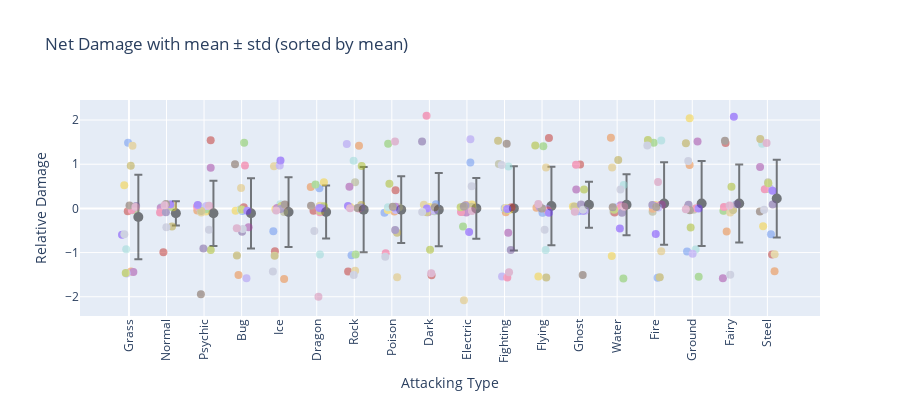

The notebook cell saved with this chart:
### Markdown cell above
# Color by Defending Pokemon and Add Z-score

### Code cell
viz.hover_scatter(df3.T)

### Figure 1 — Plotly figure (JSON) as saved in the notebook; plotly's stock layout.template omitted (floating-point values rounded to 4 significant figures)
{"data": [{"error_y": {"array": [0.957], "type": "data", "visible": true}, "hoverinfo": "skip", "marker": {"color": "black", "size": 10}, "mode": "markers", "opacity": 0.5, "showlegend": false, "type": "scatter", "x": [0.25], "y": [-0.1944]}, {"customdata": [[0.0, 0.2032], [-1.5, -1.364], [1.5, 1.771], [0.5, 0.7256], [0.0, 0.2032], [-1.0, -0.8418], [0.0, 0.2032], [-1.5, -1.364], [1.5, 1.771], [-1.5, -1.364], [0.0, 0.2032], [-1.5, -1.364], [1.0, 1.248], [0.0, 0.2032], [-0.5, -0.3193], [0.0, 0.2032], [-0.5, -0.3193], [0.0, 0.2032]], "hovertemplate": "%{text}<br>Damage: %{customdata[0]:.1f}<br>z-score: %{customdata[1]:.1f}<br><extra></extra>", "marker": {"color": ["#A8A77A", "#EE8130", "#6390F0", "#F7D02C", "#7AC74C", "#96D9D6", "#C22E28", "#A33EA1", "#E2BF65", "#A98FF3", "#F95587", "#A6B91A", "#B6A136", "#735797", "#6F35FC", "#705746", "#B7B7CE", "#D685AD"], "size": 8}, "mode": "markers", "opacity": 0.5, "showlegend": false, "text": ["Normal", "Fire", "Water", "Electric", "Grass", "Ice", "Fighting", "Poison", "Ground", "Flying", "Psychic", "Bug", "Rock", "Ghost", "Dragon", "Dark", "Steel", "Fairy"], "type": "scatter", "x": [0.1783, 0.05666, -0.02336, -0.1246, 0.09185, -0.07343, -0.03203, 0.1174, 0.09436, -0.0607, 0.07443, -0.08588, 0.04819, 0.1906, -0.185, 0.01498, -0.1217, 0.1724], "y": [-0.01014, -1.429, 1.483, 0.5223, -0.04283, -0.9263, -0.0663, -1.441, 1.418, -1.471, -0.03452, -1.459, 0.9645, 0.05554, -0.5966, 0.06545, -0.5865, 0.02918]}, {"error_y": {"array": [0.2742], "type": "data", "visible": true}, "hoverinfo": "skip", "marker": {"color": "black", "size": 10}, "mode": "markers", "opacity": 0.5, "showlegend": false, "type": "scatter", "x": [1.25], "y": [-0.1111]}, {"customdata": [[0.0, 0.4053], [0.0, 0.4053], [0.0, 0.4053], [0.0, 0.4053], [0.0, 0.4053], [0.0, 0.4053], [-1.0, -3.242], [0.0, 0.4053], [0.0, 0.4053], [0.0, 0.4053], [0.0, 0.4053], [0.0, 0.4053], [-0.5, -1.418], [0.0, 0.4053], [0.0, 0.4053], [0.0, 0.4053], [-0.5, -1.418], [0.0, 0.4053]], "hovertemplate": "%{text}<br>Damage: %{customdata[0]:.1f}<br>z-score: %{customdata[1]:.1f}<br><extra></extra>", "marker": {"color": ["#A8A77A", "#EE8130", "#6390F0", "#F7D02C", "#7AC74C", "#96D9D6", "#C22E28", "#A33EA1", "#E2BF65", "#A98FF3", "#F95587", "#A6B91A", "#B6A136", "#735797", "#6F35FC", "#705746", "#B7B7CE", "#D685AD"], "size": 8}, "mode": "markers", "opacity": 0.5, "showlegend": false, "text": ["Normal", "Fire", "Water", "Electric", "Grass", "Ice", "Fighting", "Poison", "Ground", "Flying", "Psychic", "Bug", "Rock", "Ghost", "Dragon", "Dark", "Steel", "Fairy"], "type": "scatter", "x": [0.8687, 0.9817, 1.13, 1.172, 1.128, 0.8607, 0.9173, 0.8452, 1.173, 0.9656, 0.8288, 1.11, 1.147, 0.9837, 1.1, 0.9869, 0.9964, 0.9508], "y": [-0.03222, 0.05424, 0.08864, 0.02519, 0.03949, 0.02903, -0.9927, 0.008828, 0.07389, 0.0391, -0.09166, 0.05918, -0.4117, -0.08882, 0.08909, 0.09763, -0.4269, 0.07219]}, {"error_y": {"array": [0.7388], "type": "data", "visible": true}, "hoverinfo": "skip", "marker": {"color": "black", "size": 10}, "mode": "markers", "opacity": 0.5, "showlegend": false, "type": "scatter", "x": [2.25], "y": [-0.1111]}, {"customdata": [[0.0, 0.1504], [0.0, 0.1504], [0.0, 0.1504], [0.0, 0.1504], [0.0, 0.1504], [0.0, 0.1504], [1.5, 2.181], [1.0, 1.504], [0.0, 0.1504], [0.0, 0.1504], [0.0, 0.1504], [-1.0, -1.203], [0.0, 0.1504], [-1.0, -1.203], [0.0, 0.1504], [-2.0, -2.557], [-0.5, -0.5264], [0.0, 0.1504]], "hovertemplate": "%{text}<br>Damage: %{customdata[0]:.1f}<br>z-score: %{customdata[1]:.1f}<br><extra></extra>", "marker": {"color": ["#A8A77A", "#EE8130", "#6390F0", "#F7D02C", "#7AC74C", "#96D9D6", "#C22E28", "#A33EA1", "#E2BF65", "#A98FF3", "#F95587", "#A6B91A", "#B6A136", "#735797", "#6F35FC", "#705746", "#B7B7CE", "#D685AD"], "size": 8}, "mode": "markers", "opacity": 0.5, "showlegend": false, "text": ["Normal", "Fire", "Water", "Electric", "Grass", "Ice", "Fighting", "Poison", "Ground", "Flying", "Psychic", "Bug", "Rock", "Ghost", "Dragon", "Dark", "Steel", "Fairy"], "type": "scatter", "x": [1.857, 1.82, 1.914, 2.051, 2.042, 1.863, 2.176, 2.177, 1.925, 2.061, 1.813, 2.179, 1.926, 1.982, 1.831, 1.916, 2.131, 2.136], "y": [0.06057, -0.04693, -0.05652, -0.06929, -0.01851, 0.02501, 1.541, 0.918, -0.08998, 0.05393, 0.04026, -0.9431, -0.05936, -0.9071, 0.07856, -1.943, -0.485, 0.05872]}, {"error_y": {"array": [0.7962], "type": "data", "visible": true}, "hoverinfo": "skip", "marker": {"color": "black", "size": 10}, "mode": "markers", "opacity": 0.5, "showlegend": false, "type": "scatter", "x": [3.25], "y": [-0.1111]}, {"customdata": [[0.0, 0.1395], [-1.5, -1.744], [0.0, 0.1395], [0.0, 0.1395], [1.5, 2.023], [0.0, 0.1395], [0.0, 0.1395], [-0.5, -0.4884], [0.5, 0.7675], [-1.5, -1.744], [1.0, 1.395], [0.0, 0.1395], [-1.0, -1.116], [-0.5, -0.4884], [0.0, 0.1395], [1.0, 1.395], [-0.5, -0.4884], [-0.5, -0.4884]], "hovertemplate": "%{text}<br>Damage: %{customdata[0]:.1f}<br>z-score: %{customdata[1]:.1f}<br><extra></extra>", "marker": {"color": ["#A8A77A", "#EE8130", "#6390F0", "#F7D02C", "#7AC74C", "#96D9D6", "#C22E28", "#A33EA1", "#E2BF65", "#A98FF3", "#F95587", "#A6B91A", "#B6A136", "#735797", "#6F35FC", "#705746", "#B7B7CE", "#D685AD"], "size": 8}, "mode": "markers", "opacity": 0.5, "showlegend": false, "text": ["Normal", "Fire", "Water", "Electric", "Grass", "Ice", "Fighting", "Poison", "Ground", "Flying", "Psychic", "Bug", "Rock", "Ghost", "Dragon", "Dark", "Steel", "Fairy"], "type": "scatter", "x": [2.977, 2.917, 3.022, 2.839, 3.068, 2.982, 3.058, 3.187, 2.985, 3.13, 3.088, 3.001, 2.876, 3.012, 3.152, 2.824, 3.03, 2.872], "y": [-0.01961, -1.508, -0.06073, -0.0546, 1.484, -0.0286, 0.02425, -0.4241, 0.4617, -1.583, 0.9705, -0.02239, -1.067, -0.5311, -0.05062, 0.9974, -0.465, -0.4475]}, {"error_y": {"array": [0.7906], "type": "data", "visible": true}, "hoverinfo": "skip", "marker": {"color": "black", "size": 10}, "mode": "markers", "opacity": 0.5, "showlegend": false, "type": "scatter", "x": [4.25], "y": [-0.08333]}, {"customdata": [[0.0, 0.1054], [-1.5, -1.792], [-0.5, -0.527], [0.0, 0.1054], [1.0, 1.37], [0.0, 0.1054], [-1.0, -1.16], [0.0, 0.1054], [1.0, 1.37], [1.0, 1.37], [0.0, 0.1054], [0.0, 0.1054], [-1.0, -1.16], [0.0, 0.1054], [1.0, 1.37], [0.0, 0.1054], [-1.5, -1.792], [0.0, 0.1054]], "hovertemplate": "%{text}<br>Damage: %{customdata[0]:.1f}<br>z-score: %{customdata[1]:.1f}<br><extra></extra>", "marker": {"color": ["#A8A77A", "#EE8130", "#6390F0", "#F7D02C", "#7AC74C", "#96D9D6", "#C22E28", "#A33EA1", "#E2BF65", "#A98FF3", "#F95587", "#A6B91A", "#B6A136", "#735797", "#6F35FC", "#705746", "#B7B7CE", "#D685AD"], "size": 8}, "mode": "markers", "opacity": 0.5, "showlegend": false, "text": ["Normal", "Fire", "Water", "Electric", "Grass", "Ice", "Fighting", "Poison", "Ground", "Flying", "Psychic", "Bug", "Rock", "Ghost", "Dragon", "Dark", "Steel", "Fairy"], "type": "scatter", "x": [4.13, 4.133, 3.845, 3.9, 3.996, 4.032, 3.887, 3.945, 3.862, 4.016, 4.103, 4.062, 3.879, 4.034, 4.036, 4.152, 3.832, 3.922], "y": [-0.08369, -1.595, -0.5143, -0.01721, 0.9755, 0.09207, -0.9691, 0.01081, 0.954, 0.9696, 0.06489, 0.0518, -1.073, -0.01589, 1.086, 0.08816, -1.428, -0.0452]}, {"error_y": {"array": [0.6002], "type": "data", "visible": true}, "hoverinfo": "skip", "marker": {"color": "black", "size": 10}, "mode": "markers", "opacity": 0.5, "showlegend": false, "type": "scatter", "x": [5.25], "y": [-0.08333]}, {"customdata": [[0.0, 0.1388], [0.5, 0.9718], [0.5, 0.9718], [0.5, 0.9718], [0.5, 0.9718], [-1.0, -1.527], [0.0, 0.1388], [0.0, 0.1388], [0.0, 0.1388], [0.0, 0.1388], [0.0, 0.1388], [0.0, 0.1388], [0.0, 0.1388], [0.0, 0.1388], [0.0, 0.1388], [0.0, 0.1388], [-0.5, -0.6942], [-2.0, -3.193]], "hovertemplate": "%{text}<br>Damage: %{customdata[0]:.1f}<br>z-score: %{customdata[1]:.1f}<br><extra></extra>", "marker": {"color": ["#A8A77A", "#EE8130", "#6390F0", "#F7D02C", "#7AC74C", "#96D9D6", "#C22E28", "#A33EA1", "#E2BF65", "#A98FF3", "#F95587", "#A6B91A", "#B6A136", "#735797", "#6F35FC", "#705746", "#B7B7CE", "#D685AD"], "size": 8}, "mode": "markers", "opacity": 0.5, "showlegend": false, "text": ["Normal", "Fire", "Water", "Electric", "Grass", "Ice", "Fighting", "Poison", "Ground", "Flying", "Psychic", "Bug", "Rock", "Ghost", "Dragon", "Dark", "Steel", "Fairy"], "type": "scatter", "x": [5.079, 4.84, 5.07, 5.191, 4.967, 5.085, 4.914, 5.069, 5.09, 5.103, 5.083, 5.191, 5.093, 5.15, 5.075, 4.848, 4.936, 5.046], "y": [0.04683, 0.4863, 0.454, 0.5936, 0.5435, -1.045, -0.05165, 0.006899, 0.05804, -0.005257, -0.08624, 0.04677, -0.06648, 0.003359, 0.01147, 0.06199, -0.5087, -1.997]}, {"error_y": {"array": [0.9621], "type": "data", "visible": true}, "hoverinfo": "skip", "marker": {"color": "black", "size": 10}, "mode": "markers", "opacity": 0.5, "showlegend": false, "type": "scatter", "x": [6.25], "y": [-0.02778]}, {"customdata": [[0.5, 0.5486], [1.5, 1.588], [-1.0, -1.011], [0.0, 0.02887], [-1.0, -1.011], [1.0, 1.068], [-1.5, -1.53], [0.5, 0.5486], [-1.5, -1.53], [1.5, 1.588], [0.0, 0.02887], [1.0, 1.068], [0.0, 0.02887], [0.0, 0.02887], [0.0, 0.02887], [0.0, 0.02887], [-1.5, -1.53], [0.0, 0.02887]], "hovertemplate": "%{text}<br>Damage: %{customdata[0]:.1f}<br>z-score: %{customdata[1]:.1f}<br><extra></extra>", "marker": {"color": ["#A8A77A", "#EE8130", "#6390F0", "#F7D02C", "#7AC74C", "#96D9D6", "#C22E28", "#A33EA1", "#E2BF65", "#A98FF3", "#F95587", "#A6B91A", "#B6A136", "#735797", "#6F35FC", "#705746", "#B7B7CE", "#D685AD"], "size": 8}, "mode": "markers", "opacity": 0.5, "showlegend": false, "text": ["Normal", "Fire", "Water", "Electric", "Grass", "Ice", "Fighting", "Poison", "Ground", "Flying", "Psychic", "Bug", "Rock", "Ghost", "Dragon", "Dark", "Steel", "Fairy"], "type": "scatter", "x": [6.022, 6.126, 5.927, 5.891, 6.036, 5.983, 5.836, 5.871, 6.023, 5.801, 6.119, 6.198, 6.185, 6.183, 5.832, 6.086, 5.986, 5.888], "y": [0.591, 1.416, -1.06, 0.03064, -1.042, 1.076, -1.426, 0.492, -1.411, 1.456, -0.004306, 0.9587, 0.07464, 0.01841, 0.05674, 0.008216, -1.507, 0.001332]}, {"error_y": {"array": [0.7568], "type": "data", "visible": true}, "hoverinfo": "skip", "marker": {"color": "black", "size": 10}, "mode": "markers", "opacity": 0.5, "showlegend": false, "type": "scatter", "x": [7.25], "y": [-0.02778]}, {"customdata": [[0.0, 0.03671], [0.0, 0.03671], [0.0, 0.03671], [0.0, 0.03671], [1.5, 2.019], [0.0, 0.03671], [0.5, 0.6974], [0.0, 0.03671], [-1.5, -1.945], [0.0, 0.03671], [-1.0, -1.285], [0.5, 0.6974], [-0.5, -0.624], [-0.5, -0.624], [0.0, 0.03671], [0.0, 0.03671], [-1.0, -1.285], [1.5, 2.019]], "hovertemplate": "%{text}<br>Damage: %{customdata[0]:.1f}<br>z-score: %{customdata[1]:.1f}<br><extra></extra>", "marker": {"color": ["#A8A77A", "#EE8130", "#6390F0", "#F7D02C", "#7AC74C", "#96D9D6", "#C22E28", "#A33EA1", "#E2BF65", "#A98FF3", "#F95587", "#A6B91A", "#B6A136", "#735797", "#6F35FC", "#705746", "#B7B7CE", "#D685AD"], "size": 8}, "mode": "markers", "opacity": 0.5, "showlegend": false, "text": ["Normal", "Fire", "Water", "Electric", "Grass", "Ice", "Fighting", "Poison", "Ground", "Flying", "Psychic", "Bug", "Rock", "Ghost", "Dragon", "Dark", "Steel", "Fairy"], "type": "scatter", "x": [7.189, 7.067, 6.804, 6.894, 6.902, 6.898, 7.099, 7.098, 7.142, 7.107, 6.837, 6.935, 7.14, 7.089, 7.06, 7.025, 6.825, 7.085], "y": [0.02843, -0.07065, -0.0992, -0.03778, 1.463, 0.02604, 0.4118, 0.03914, -1.556, -0.03346, -1.014, 0.5557, -0.5538, -0.491, 0.02217, 0.03673, -1.095, 1.517]}, {"error_y": {"array": [0.8309], "type": "data", "visible": true}, "hoverinfo": "skip", "marker": {"color": "black", "size": 10}, "mode": "markers", "opacity": 0.5, "showlegend": false, "type": "scatter", "x": [8.25], "y": [-0.02778]}, {"customdata": [[0.0, 0.03343], [0.0, 0.03343], [0.0, 0.03343], [0.0, 0.03343], [0.0, 0.03343], [0.0, 0.03343], [-1.5, -1.772], [0.0, 0.03343], [0.0, 0.03343], [0.0, 0.03343], [2.0, 2.441], [-1.0, -1.17], [0.0, 0.03343], [1.5, 1.839], [0.0, 0.03343], [0.0, 0.03343], [0.0, 0.03343], [-1.5, -1.772]], "hovertemplate": "%{text}<br>Damage: %{customdata[0]:.1f}<br>z-score: %{customdata[1]:.1f}<br><extra></extra>", "marker": {"color": ["#A8A77A", "#EE8130", "#6390F0", "#F7D02C", "#7AC74C", "#96D9D6", "#C22E28", "#A33EA1", "#E2BF65", "#A98FF3", "#F95587", "#A6B91A", "#B6A136", "#735797", "#6F35FC", "#705746", "#B7B7CE", "#D685AD"], "size": 8}, "mode": "markers", "opacity": 0.5, "showlegend": false, "text": ["Normal", "Fire", "Water", "Electric", "Grass", "Ice", "Fighting", "Poison", "Ground", "Flying", "Psychic", "Bug", "Rock", "Ghost", "Dragon", "Dark", "Steel", "Fairy"], "type": "scatter", "x": [8.02, 8.017, 8.175, 8.008, 8.136, 8.122, 8.058, 7.965, 7.853, 8.133, 7.925, 8.018, 7.931, 7.806, 7.934, 8.145, 7.809, 8.049], "y": [-0.02086, 0.006364, 0.09312, 0.03266, -0.06456, -0.02736, -1.512, -0.08442, 0.08066, -0.05559, 2.096, -0.9342, -0.08771, 1.513, -0.00249, 0.02368, -0.08161, -1.47]}, {"error_y": {"array": [0.686], "type": "data", "visible": true}, "hoverinfo": "skip", "marker": {"color": "black", "size": 10}, "mode": "markers", "opacity": 0.5, "showlegend": false, "type": "scatter", "x": [9.25], "y": [0]}, {"customdata": [[0.0, 0.0], [0.0, 0.0], [1.0, 1.458], [0.0, 0.0], [-0.5, -0.7289], [0.0, 0.0], [0.0, 0.0], [0.0, 0.0], [-2.0, -2.915], [1.5, 2.187], [0.0, 0.0], [0.0, 0.0], [0.0, 0.0], [0.0, 0.0], [-0.5, -0.7289], [0.0, 0.0], [0.5, 0.7289], [0.0, 0.0]], "hovertemplate": "%{text}<br>Damage: %{customdata[0]:.1f}<br>z-score: %{customdata[1]:.1f}<br><extra></extra>", "marker": {"color": ["#A8A77A", "#EE8130", "#6390F0", "#F7D02C", "#7AC74C", "#96D9D6", "#C22E28", "#A33EA1", "#E2BF65", "#A98FF3", "#F95587", "#A6B91A", "#B6A136", "#735797", "#6F35FC", "#705746", "#B7B7CE", "#D685AD"], "size": 8}, "mode": "markers", "opacity": 0.5, "showlegend": false, "text": ["Normal", "Fire", "Water", "Electric", "Grass", "Ice", "Fighting", "Poison", "Ground", "Flying", "Psychic", "Bug", "Rock", "Ghost", "Dragon", "Dark", "Steel", "Fairy"], "type": "scatter", "x": [9.153, 8.978, 9.091, 9.135, 8.896, 9.071, 8.865, 8.984, 8.921, 9.093, 8.842, 8.833, 9.121, 8.961, 9.058, 8.917, 9.126, 9.134], "y": [0.02119, 0.07906, 1.039, 0.09079, -0.4107, -0.006504, -0.07542, -0.09039, -2.078, 1.565, -0.08052, 0.0239, 0.03532, 0.06321, -0.532, 0.04231, 0.504, -0.05677]}, {"error_y": {"array": [0.9549], "type": "data", "visible": true}, "hoverinfo": "skip", "marker": {"color": "black", "size": 10}, "mode": "markers", "opacity": 0.5, "showlegend": false, "type": "scatter", "x": [10.25], "y": [0]}, {"customdata": [[1.0, 1.047], [0.0, 0.0], [0.0, 0.0], [0.0, 0.0], [0.0, 0.0], [1.0, 1.047], [0.0, 0.0], [-0.5, -0.5236], [0.0, 0.0], [-1.5, -1.571], [-1.5, -1.571], [0.0, 0.0], [1.5, 1.571], [-1.0, -1.047], [0.0, 0.0], [1.5, 1.571], [1.0, 1.047], [-1.5, -1.571]], "hovertemplate": "%{text}<br>Damage: %{customdata[0]:.1f}<br>z-score: %{customdata[1]:.1f}<br><extra></extra>", "marker": {"color": ["#A8A77A", "#EE8130", "#6390F0", "#F7D02C", "#7AC74C", "#96D9D6", "#C22E28", "#A33EA1", "#E2BF65", "#A98FF3", "#F95587", "#A6B91A", "#B6A136", "#735797", "#6F35FC", "#705746", "#B7B7CE", "#D685AD"], "size": 8}, "mode": "markers", "opacity": 0.5, "showlegend": false, "text": ["Normal", "Fire", "Water", "Electric", "Grass", "Ice", "Fighting", "Poison", "Ground", "Flying", "Psychic", "Bug", "Rock", "Ghost", "Dragon", "Dark", "Steel", "Fairy"], "type": "scatter", "x": [9.851, 10.04, 10.0, 10.12, 10.07, 10.11, 10.19, 10.1, 10.02, 9.936, 10.08, 10.06, 9.829, 10.17, 10.07, 10.06, 9.927, 10.12], "y": [1.005, -0.0866, 0.0008082, -0.03421, 0.001686, 0.9475, 0.02381, -0.5494, 0.006716, -1.541, -1.562, -0.02866, 1.529, -0.9421, -0.0121, 1.462, 0.9828, -1.446]}, {"error_y": {"array": [0.8893], "type": "data", "visible": true}, "hoverinfo": "skip", "marker": {"color": "black", "size": 10}, "mode": "markers", "opacity": 0.5, "showlegend": false, "type": "scatter", "x": [11.25], "y": [0.05556]}, {"customdata": [[0.0, -0.06247], [0.0, -0.06247], [0.0, -0.06247], [-1.5, -1.749], [1.5, 1.624], [-1.0, -1.187], [1.5, 1.624], [0.0, -0.06247], [1.0, 1.062], [0.0, -0.06247], [0.0, -0.06247], [1.5, 1.624], [-1.5, -1.749], [0.0, -0.06247], [0.0, -0.06247], [0.0, -0.06247], [-0.5, -0.6247], [0.0, -0.06247]], "hovertemplate": "%{text}<br>Damage: %{customdata[0]:.1f}<br>z-score: %{customdata[1]:.1f}<br><extra></extra>", "marker": {"color": ["#A8A77A", "#EE8130", "#6390F0", "#F7D02C", "#7AC74C", "#96D9D6", "#C22E28", "#A33EA1", "#E2BF65", "#A98FF3", "#F95587", "#A6B91A", "#B6A136", "#735797", "#6F35FC", "#705746", "#B7B7CE", "#D685AD"], "size": 8}, "mode": "markers", "opacity": 0.5, "showlegend": false, "text": ["Normal", "Fire", "Water", "Electric", "Grass", "Ice", "Fighting", "Poison", "Ground", "Flying", "Psychic", "Bug", "Rock", "Ghost", "Dragon", "Dark", "Steel", "Fairy"], "type": "scatter", "x": [11.02, 10.85, 11.01, 10.9, 11.03, 11.1, 11.18, 10.93, 11.11, 11.13, 11.15, 10.82, 11.11, 10.97, 11.18, 11.0, 11.07, 10.9], "y": [-0.09505, 0.01697, -0.09829, -1.539, 1.408, -0.9431, 1.595, 0.04136, 0.9275, -0.01599, -0.04879, 1.426, -1.566, 0.001458, -0.09832, -0.004161, -0.4847, 0.0995]}, {"error_y": {"array": [0.5216], "type": "data", "visible": true}, "hoverinfo": "skip", "marker": {"color": "black", "size": 10}, "mode": "markers", "opacity": 0.5, "showlegend": false, "type": "scatter", "x": [12.25], "y": [0.08333]}, {"customdata": [[0.0, -0.1598], [0.0, -0.1598], [0.0, -0.1598], [0.0, -0.1598], [0.0, -0.1598], [0.0, -0.1598], [1.0, 1.757], [0.5, 0.7988], [0.0, -0.1598], [0.0, -0.1598], [1.0, 1.757], [0.5, 0.7988], [0.0, -0.1598], [0.0, -0.1598], [0.0, -0.1598], [-1.5, -3.036], [0.0, -0.1598], [0.0, -0.1598]], "hovertemplate": "%{text}<br>Damage: %{customdata[0]:.1f}<br>z-score: %{customdata[1]:.1f}<br><extra></extra>", "marker": {"color": ["#A8A77A", "#EE8130", "#6390F0", "#F7D02C", "#7AC74C", "#96D9D6", "#C22E28", "#A33EA1", "#E2BF65", "#A98FF3", "#F95587", "#A6B91A", "#B6A136", "#735797", "#6F35FC", "#705746", "#B7B7CE", "#D685AD"], "size": 8}, "mode": "markers", "opacity": 0.5, "showlegend": false, "text": ["Normal", "Fire", "Water", "Electric", "Grass", "Ice", "Fighting", "Poison", "Ground", "Flying", "Psychic", "Bug", "Rock", "Ghost", "Dragon", "Dark", "Steel", "Fairy"], "type": "scatter", "x": [11.94, 11.93, 11.97, 11.82, 11.86, 12.01, 12.01, 11.91, 11.92, 12.15, 11.9, 12.12, 11.86, 12.04, 12.09, 12.08, 12.09, 11.87], "y": [0.006129, 0.01525, -0.065, 0.04404, 0.001704, 0.05379, 0.994, 0.4274, -0.01056, -0.05535, 0.9897, 0.4278, 0.04566, 0.08806, -0.05586, -1.506, -0.03119, -0.07517]}, {"error_y": {"array": [0.6913], "type": "data", "visible": true}, "hoverinfo": "skip", "marker": {"color": "black", "size": 10}, "mode": "markers", "opacity": 0.5, "showlegend": false, "type": "scatter", "x": [13.25], "y": [0.08333]}, {"customdata": [[0.0, -0.1205], [1.5, 2.049], [0.0, -0.1205], [-1.0, -1.567], [-1.5, -2.29], [0.5, 0.6027], [0.0, -0.1205], [0.0, -0.1205], [1.0, 1.326], [0.0, -0.1205], [0.0, -0.1205], [0.0, -0.1205], [1.0, 1.326], [0.0, -0.1205], [-0.5, -0.8438], [0.0, -0.1205], [0.5, 0.6027], [0.0, -0.1205]], "hovertemplate": "%{text}<br>Damage: %{customdata[0]:.1f}<br>z-score: %{customdata[1]:.1f}<br><extra></extra>", "marker": {"color": ["#A8A77A", "#EE8130", "#6390F0", "#F7D02C", "#7AC74C", "#96D9D6", "#C22E28", "#A33EA1", "#E2BF65", "#A98FF3", "#F95587", "#A6B91A", "#B6A136", "#735797", "#6F35FC", "#705746", "#B7B7CE", "#D685AD"], "size": 8}, "mode": "markers", "opacity": 0.5, "showlegend": false, "text": ["Normal", "Fire", "Water", "Electric", "Grass", "Ice", "Fighting", "Poison", "Ground", "Flying", "Psychic", "Bug", "Rock", "Ghost", "Dragon", "Dark", "Steel", "Fairy"], "type": "scatter", "x": [12.9, 12.83, 12.96, 12.86, 13.17, 13.17, 12.93, 13.09, 12.87, 13.02, 13.1, 12.92, 13.03, 13.13, 13.07, 12.88, 13.09, 13.19], "y": [-0.07814, 1.597, 0.02289, -1.076, -1.588, 0.5308, -0.09101, 0.07191, 0.9243, 0.01362, 0.02544, -0.02811, 1.097, -0.09999, -0.4572, 0.0283, 0.4277, 0.03463]}, {"error_y": {"array": [0.9324], "type": "data", "visible": true}, "hoverinfo": "skip", "marker": {"color": "black", "size": 10}, "mode": "markers", "opacity": 0.5, "showlegend": false, "type": "scatter", "x": [14.25], "y": [0.1111]}, {"customdata": [[0.0, -0.1192], [0.0, -0.1192], [-1.5, -1.728], [0.0, -0.1192], [1.5, 1.49], [1.5, 1.49], [0.0, -0.1192], [0.0, -0.1192], [-1.0, -1.192], [0.0, -0.1192], [0.0, -0.1192], [1.5, 1.49], [-1.5, -1.728], [0.0, -0.1192], [-0.5, -0.6555], [0.0, -0.1192], [1.5, 1.49], [0.5, 0.4171]], "hovertemplate": "%{text}<br>Damage: %{customdata[0]:.1f}<br>z-score: %{customdata[1]:.1f}<br><extra></extra>", "marker": {"color": ["#A8A77A", "#EE8130", "#6390F0", "#F7D02C", "#7AC74C", "#96D9D6", "#C22E28", "#A33EA1", "#E2BF65", "#A98FF3", "#F95587", "#A6B91A", "#B6A136", "#735797", "#6F35FC", "#705746", "#B7B7CE", "#D685AD"], "size": 8}, "mode": "markers", "opacity": 0.5, "showlegend": false, "text": ["Normal", "Fire", "Water", "Electric", "Grass", "Ice", "Fighting", "Poison", "Ground", "Flying", "Psychic", "Bug", "Rock", "Ghost", "Dragon", "Dark", "Steel", "Fairy"], "type": "scatter", "x": [13.94, 13.95, 14.08, 14.01, 13.97, 14.17, 14.17, 14.19, 14.17, 14.09, 14.02, 13.82, 14.13, 13.94, 14.03, 14.04, 13.8, 14.09], "y": [-0.0779, -0.008392, -1.571, 0.07854, 1.487, 1.539, 0.0806, 0.08322, -0.9707, 0.02244, 0.0521, 1.549, -1.557, 0.07649, -0.5819, 0.03121, 1.424, 0.5997]}, {"error_y": {"array": [0.9634], "type": "data", "visible": true}, "hoverinfo": "skip", "marker": {"color": "black", "size": 10}, "mode": "markers", "opacity": 0.5, "showlegend": false, "type": "scatter", "x": [15.25], "y": [0.1111]}, {"customdata": [[0.0, -0.1153], [1.0, 0.9227], [-1.0, -1.153], [2.0, 1.961], [-1.5, -1.672], [-1.0, -1.153], [0.0, -0.1153], [1.5, 1.442], [0.0, -0.1153], [-1.0, -1.153], [0.0, -0.1153], [-0.5, -0.6343], [1.5, 1.442], [0.0, -0.1153], [0.0, -0.1153], [0.0, -0.1153], [1.0, 0.9227], [0.0, -0.1153]], "hovertemplate": "%{text}<br>Damage: %{customdata[0]:.1f}<br>z-score: %{customdata[1]:.1f}<br><extra></extra>", "marker": {"color": ["#A8A77A", "#EE8130", "#6390F0", "#F7D02C", "#7AC74C", "#96D9D6", "#C22E28", "#A33EA1", "#E2BF65", "#A98FF3", "#F95587", "#A6B91A", "#B6A136", "#735797", "#6F35FC", "#705746", "#B7B7CE", "#D685AD"], "size": 8}, "mode": "markers", "opacity": 0.5, "showlegend": false, "text": ["Normal", "Fire", "Water", "Electric", "Grass", "Ice", "Fighting", "Poison", "Ground", "Flying", "Psychic", "Bug", "Rock", "Ghost", "Dragon", "Dark", "Steel", "Fairy"], "type": "scatter", "x": [15.03, 14.93, 14.86, 14.93, 15.17, 15.09, 14.88, 15.14, 14.91, 15.01, 15.11, 14.96, 14.83, 14.9, 15.17, 14.94, 14.89, 14.83], "y": [-0.03301, 0.9795, -0.9765, 2.038, -1.545, -0.9274, 0.02992, 1.513, 0.02188, -1.025, 0.002067, -0.4325, 1.476, 0.08407, -0.00472, -0.04456, 1.073, -0.02062]}, {"error_y": {"array": [0.8838], "type": "data", "visible": true}, "hoverinfo": "skip", "marker": {"color": "black", "size": 10}, "mode": "markers", "opacity": 0.5, "showlegend": false, "type": "scatter", "x": [16.25], "y": [0.1111]}, {"customdata": [[0.0, -0.1257], [-0.5, -0.6915], [0.0, -0.1257], [0.0, -0.1257], [0.0, -0.1257], [0.0, -0.1257], [1.5, 1.572], [-1.5, -1.823], [0.0, -0.1257], [0.0, -0.1257], [0.0, -0.1257], [0.5, 0.44], [0.0, -0.1257], [0.0, -0.1257], [2.0, 2.137], [1.5, 1.572], [-1.5, -1.823], [0.0, -0.1257]], "hovertemplate": "%{text}<br>Damage: %{customdata[0]:.1f}<br>z-score: %{customdata[1]:.1f}<br><extra></extra>", "marker": {"color": ["#A8A77A", "#EE8130", "#6390F0", "#F7D02C", "#7AC74C", "#96D9D6", "#C22E28", "#A33EA1", "#E2BF65", "#A98FF3", "#F95587", "#A6B91A", "#B6A136", "#735797", "#6F35FC", "#705746", "#B7B7CE", "#D685AD"], "size": 8}, "mode": "markers", "opacity": 0.5, "showlegend": false, "text": ["Normal", "Fire", "Water", "Electric", "Grass", "Ice", "Fighting", "Poison", "Ground", "Flying", "Psychic", "Bug", "Rock", "Ghost", "Dragon", "Dark", "Steel", "Fairy"], "type": "scatter", "x": [16.08, 15.92, 15.97, 15.85, 15.83, 16.14, 15.89, 15.82, 16.01, 16.04, 15.84, 16.04, 16.08, 16.19, 16.11, 15.87, 16.01, 15.99], "y": [-0.03257, -0.5227, 0.02587, -0.04726, -0.05043, 0.07587, 1.48, -1.582, -0.09516, 0.03038, 0.03011, 0.4919, -0.03486, 0.09257, 2.075, 1.529, -1.5, 0.06827]}, {"error_y": {"array": [0.8782], "type": "data", "visible": true}, "hoverinfo": "skip", "marker": {"color": "black", "size": 10}, "mode": "markers", "opacity": 0.5, "showlegend": false, "type": "scatter", "x": [17.25], "y": [0.2222]}, {"customdata": [[0.5, 0.3163], [-1.5, -1.961], [-0.5, -0.8224], [-0.5, -0.8224], [0.5, 0.3163], [1.5, 1.455], [-1.0, -1.392], [1.0, 0.8856], [-1.0, -1.392], [0.5, 0.3163], [0.5, 0.3163], [0.5, 0.3163], [1.5, 1.455], [0.0, -0.253], [0.5, 0.3163], [0.0, -0.253], [0.0, -0.253], [1.5, 1.455]], "hovertemplate": "%{text}<br>Damage: %{customdata[0]:.1f}<br>z-score: %{customdata[1]:.1f}<br><extra></extra>", "marker": {"color": ["#A8A77A", "#EE8130", "#6390F0", "#F7D02C", "#7AC74C", "#96D9D6", "#C22E28", "#A33EA1", "#E2BF65", "#A98FF3", "#F95587", "#A6B91A", "#B6A136", "#735797", "#6F35FC", "#705746", "#B7B7CE", "#D685AD"], "size": 8}, "mode": "markers", "opacity": 0.5, "showlegend": false, "text": ["Normal", "Fire", "Water", "Electric", "Grass", "Ice", "Fighting", "Poison", "Ground", "Flying", "Psychic", "Bug", "Rock", "Ghost", "Dragon", "Dark", "Steel", "Fairy"], "type": "scatter", "x": [17.02, 17.19, 17.09, 16.89, 16.98, 16.86, 17.12, 16.81, 17.19, 17.07, 16.93, 17.03, 16.81, 17.14, 17.14, 16.8, 16.91, 16.98], "y": [0.5936, -1.421, -0.5849, -0.4028, 0.438, 1.464, -1.043, 0.9381, -1.036, 0.4489, 0.4306, 0.567, 1.569, 0.08641, 0.4019, -0.07156, -0.03332, 1.481]}], "layout": {"height": 400, "showlegend": false, "title": {"text": "Net Damage with mean ± std (sorted by mean)"}, "width": 900, "xaxis": {"tickangle": -90, "tickmode": "array", "ticktext": ["Grass", "Normal", "Psychic", "Bug", "Ice", "Dragon", "Rock", "Poison", "Dark", "Electric", "Fighting", "Flying", "Ghost", "Water", "Fire", "Ground", "Fairy", "Steel"], "tickvals": [0, 1, 2, 3, 4, 5, 6, 7, 8, 9, 10, 11, 12, 13, 14, 15, 16, 17], "title": {"text": "Attacking Type"}}, "yaxis": {"title": {"text": "Relative Damage"}}}}
